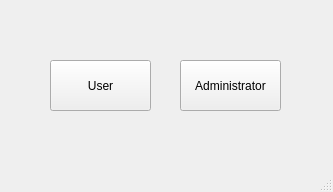
<?xml version="1.0" encoding="UTF-8"?>
<ui version="4.0">
 <class>MainWindow</class>
 <widget class="QMainWindow" name="MainWindow">
  <property name="geometry">
   <rect>
    <x>0</x>
    <y>0</y>
    <width>333</width>
    <height>192</height>
   </rect>
  </property>
  <property name="windowTitle">
   <string>Login</string>
  </property>
  <widget class="QWidget" name="centralwidget">
   <widget class="QPushButton" name="userButton">
    <property name="geometry">
     <rect>
      <x>50</x>
      <y>60</y>
      <width>101</width>
      <height>51</height>
     </rect>
    </property>
    <property name="text">
     <string>User</string>
    </property>
    <property name="icon">
     <iconset>
      <normaloff>../Img/user_button_icon.jpg</normaloff>../Img/user_button_icon.jpg</iconset>
    </property>
    <property name="iconSize">
     <size>
      <width>90</width>
      <height>23</height>
     </size>
    </property>
   </widget>
   <widget class="QPushButton" name="adminButton">
    <property name="geometry">
     <rect>
      <x>180</x>
      <y>60</y>
      <width>101</width>
      <height>51</height>
     </rect>
    </property>
    <property name="text">
     <string>Administrator</string>
    </property>
    <property name="icon">
     <iconset>
      <normaloff>../Img/admin_button_icon.png</normaloff>../Img/admin_button_icon.png</iconset>
    </property>
    <property name="iconSize">
     <size>
      <width>90</width>
      <height>23</height>
     </size>
    </property>
    <property name="flat">
     <bool>false</bool>
    </property>
   </widget>
  </widget>
  <widget class="QMenuBar" name="menubar">
   <property name="geometry">
    <rect>
     <x>0</x>
     <y>0</y>
     <width>333</width>
     <height>21</height>
    </rect>
   </property>
  </widget>
  <widget class="QStatusBar" name="statusbar"/>
 </widget>
 <resources/>
 <connections/>
</ui>
